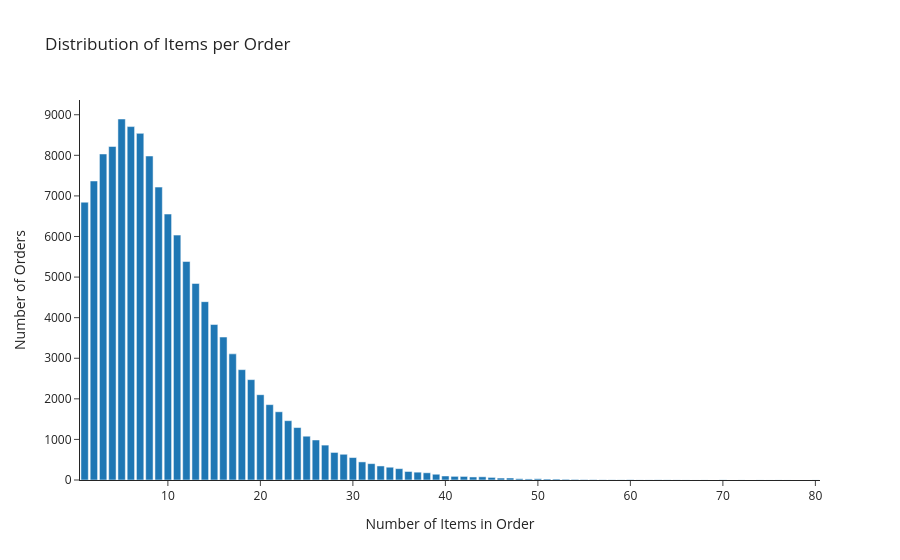

The code cell stored with this chart in its notebook:
### Markdown cell above
How many items does a typical Instacart basket contain? We group
`order_products` by `order_id`, count the rows in each group, and plot
the resulting basket-size distribution.

### Code cell
order_sizes = order_products.groupby("order_id").size()

# Count how many orders have each basket size, then plot the counts.
# px.histogram on the 131,209 raw sizes would embed every value in the figure.
size_counts = order_sizes.value_counts().sort_index().reset_index()
size_counts.columns = ["Number of Items in Order", "Number of Orders"]

fig = px.bar(
    size_counts,
    x="Number of Items in Order",
    y="Number of Orders",
    title="Distribution of Items per Order",
)
fig.show()

print(order_sizes.describe().round(1))

### Figure 1 — Plotly figure (JSON) as saved in the notebook; plotly's stock layout.template omitted (floating-point values rounded to 4 significant figures)
{"data": [{"hovertemplate": "Number of Items in Order=%{x}<br>Number of Orders=%{y}<extra></extra>", "legendgroup": "", "marker": {"color": "#1F77B4", "pattern": {"shape": ""}}, "name": "", "orientation": "v", "showlegend": false, "textposition": "auto", "type": "bar", "x": [1, 2, 3, 4, 5, 6, 7, 8, 9, 10, 11, 12, 13, 14, 15, 16, 17, 18, 19, 20, 21, 22, 23, 24, 25, 26, 27, 28, 29, 30, 31, 32, 33, 34, 35, 36, 37, 38, 39, 40, 41, 42, 43, 44, 45, 46, 47, 48, 49, 50, 51, 52, 53, 54, 55, 56, 57, 58, 59, 60, 61, 62, 63, 64, 65, 66, 67, 68, 70, 72, 74, 75, 76, 77, 80], "xaxis": "x", "y": [6845, 7368, 8033, 8218, 8895, 8708, 8541, 7983, 7217, 6553, 6034, 5383, 4843, 4394, 3831, 3522, 3108, 2719, 2473, 2102, 1857, 1681, 1462, 1292, 1079, 986, 860, 679, 634, 553, 446, 403, 346, 315, 280, 210, 193, 178, 142, 99, 90, 88, 75, 79, 64, 48, 49, 32, 26, 31, 24, 23, 18, 15, 12, 10, 6, 5, 4, 8, 3, 3, 5, 4, 3, 2, 1, 2, 4, 2, 2, 1, 2, 1, 2], "yaxis": "y"}], "layout": {"barmode": "relative", "legend": {"tracegroupgap": 0}, "title": {"text": "Distribution of Items per Order"}, "xaxis": {"anchor": "y", "domain": [0.0, 1.0], "title": {"text": "Number of Items in Order"}}, "yaxis": {"anchor": "x", "domain": [0.0, 1.0], "title": {"text": "Number of Orders"}}}}
